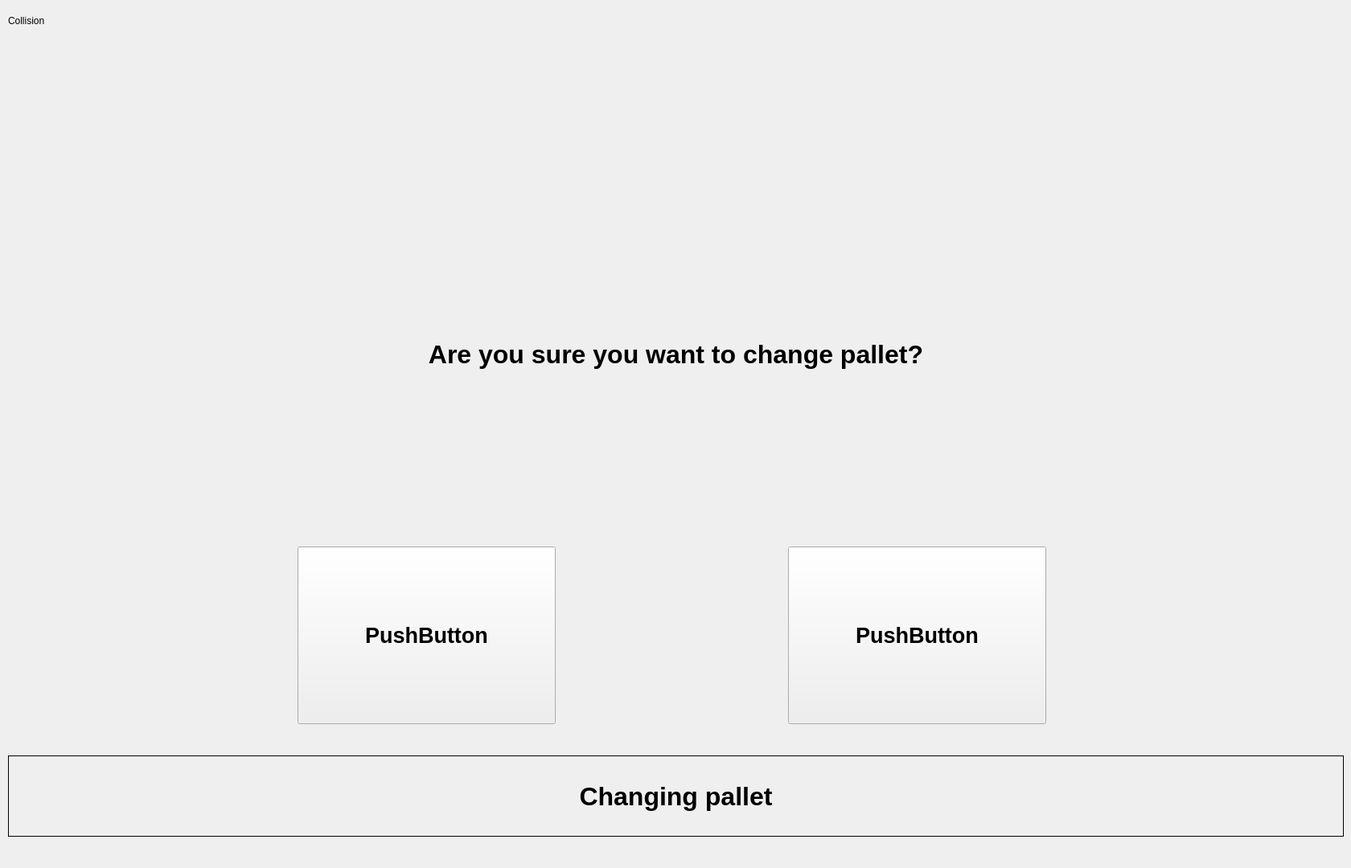
<?xml version="1.0" encoding="UTF-8"?>
<ui version="4.0">
 <class>MainWindow</class>
 <widget class="QMainWindow" name="MainWindow">
  <property name="geometry">
   <rect>
    <x>0</x>
    <y>0</y>
    <width>1680</width>
    <height>1080</height>
   </rect>
  </property>
  <property name="palette">
   <palette>
    <active>
     <colorrole role="WindowText">
      <brush brushstyle="SolidPattern">
       <color alpha="255">
        <red>0</red>
        <green>0</green>
        <blue>0</blue>
       </color>
      </brush>
     </colorrole>
     <colorrole role="Button">
      <brush brushstyle="SolidPattern">
       <color alpha="255">
        <red>255</red>
        <green>255</green>
        <blue>255</blue>
       </color>
      </brush>
     </colorrole>
     <colorrole role="Light">
      <brush brushstyle="SolidPattern">
       <color alpha="255">
        <red>255</red>
        <green>255</green>
        <blue>255</blue>
       </color>
      </brush>
     </colorrole>
     <colorrole role="Midlight">
      <brush brushstyle="SolidPattern">
       <color alpha="255">
        <red>255</red>
        <green>255</green>
        <blue>255</blue>
       </color>
      </brush>
     </colorrole>
     <colorrole role="Dark">
      <brush brushstyle="SolidPattern">
       <color alpha="255">
        <red>127</red>
        <green>127</green>
        <blue>127</blue>
       </color>
      </brush>
     </colorrole>
     <colorrole role="Mid">
      <brush brushstyle="SolidPattern">
       <color alpha="255">
        <red>170</red>
        <green>170</green>
        <blue>170</blue>
       </color>
      </brush>
     </colorrole>
     <colorrole role="Text">
      <brush brushstyle="SolidPattern">
       <color alpha="255">
        <red>0</red>
        <green>0</green>
        <blue>0</blue>
       </color>
      </brush>
     </colorrole>
     <colorrole role="BrightText">
      <brush brushstyle="SolidPattern">
       <color alpha="255">
        <red>255</red>
        <green>255</green>
        <blue>255</blue>
       </color>
      </brush>
     </colorrole>
     <colorrole role="ButtonText">
      <brush brushstyle="SolidPattern">
       <color alpha="255">
        <red>0</red>
        <green>0</green>
        <blue>0</blue>
       </color>
      </brush>
     </colorrole>
     <colorrole role="Base">
      <brush brushstyle="SolidPattern">
       <color alpha="255">
        <red>255</red>
        <green>255</green>
        <blue>255</blue>
       </color>
      </brush>
     </colorrole>
     <colorrole role="Window">
      <brush brushstyle="SolidPattern">
       <color alpha="255">
        <red>255</red>
        <green>255</green>
        <blue>255</blue>
       </color>
      </brush>
     </colorrole>
     <colorrole role="Shadow">
      <brush brushstyle="SolidPattern">
       <color alpha="255">
        <red>0</red>
        <green>0</green>
        <blue>0</blue>
       </color>
      </brush>
     </colorrole>
     <colorrole role="AlternateBase">
      <brush brushstyle="SolidPattern">
       <color alpha="255">
        <red>255</red>
        <green>255</green>
        <blue>255</blue>
       </color>
      </brush>
     </colorrole>
     <colorrole role="ToolTipBase">
      <brush brushstyle="SolidPattern">
       <color alpha="255">
        <red>255</red>
        <green>255</green>
        <blue>220</blue>
       </color>
      </brush>
     </colorrole>
     <colorrole role="ToolTipText">
      <brush brushstyle="SolidPattern">
       <color alpha="255">
        <red>0</red>
        <green>0</green>
        <blue>0</blue>
       </color>
      </brush>
     </colorrole>
     <colorrole role="PlaceholderText">
      <brush brushstyle="SolidPattern">
       <color alpha="127">
        <red>0</red>
        <green>0</green>
        <blue>0</blue>
       </color>
      </brush>
     </colorrole>
    </active>
    <inactive>
     <colorrole role="WindowText">
      <brush brushstyle="SolidPattern">
       <color alpha="255">
        <red>0</red>
        <green>0</green>
        <blue>0</blue>
       </color>
      </brush>
     </colorrole>
     <colorrole role="Button">
      <brush brushstyle="SolidPattern">
       <color alpha="255">
        <red>239</red>
        <green>239</green>
        <blue>239</blue>
       </color>
      </brush>
     </colorrole>
     <colorrole role="Light">
      <brush brushstyle="SolidPattern">
       <color alpha="255">
        <red>255</red>
        <green>255</green>
        <blue>255</blue>
       </color>
      </brush>
     </colorrole>
     <colorrole role="Midlight">
      <brush brushstyle="SolidPattern">
       <color alpha="255">
        <red>202</red>
        <green>202</green>
        <blue>202</blue>
       </color>
      </brush>
     </colorrole>
     <colorrole role="Dark">
      <brush brushstyle="SolidPattern">
       <color alpha="255">
        <red>159</red>
        <green>159</green>
        <blue>159</blue>
       </color>
      </brush>
     </colorrole>
     <colorrole role="Mid">
      <brush brushstyle="SolidPattern">
       <color alpha="255">
        <red>184</red>
        <green>184</green>
        <blue>184</blue>
       </color>
      </brush>
     </colorrole>
     <colorrole role="Text">
      <brush brushstyle="SolidPattern">
       <color alpha="255">
        <red>0</red>
        <green>0</green>
        <blue>0</blue>
       </color>
      </brush>
     </colorrole>
     <colorrole role="BrightText">
      <brush brushstyle="SolidPattern">
       <color alpha="255">
        <red>255</red>
        <green>255</green>
        <blue>255</blue>
       </color>
      </brush>
     </colorrole>
     <colorrole role="ButtonText">
      <brush brushstyle="SolidPattern">
       <color alpha="255">
        <red>0</red>
        <green>0</green>
        <blue>0</blue>
       </color>
      </brush>
     </colorrole>
     <colorrole role="Base">
      <brush brushstyle="SolidPattern">
       <color alpha="255">
        <red>255</red>
        <green>255</green>
        <blue>255</blue>
       </color>
      </brush>
     </colorrole>
     <colorrole role="Window">
      <brush brushstyle="SolidPattern">
       <color alpha="255">
        <red>239</red>
        <green>239</green>
        <blue>239</blue>
       </color>
      </brush>
     </colorrole>
     <colorrole role="Shadow">
      <brush brushstyle="SolidPattern">
       <color alpha="255">
        <red>118</red>
        <green>118</green>
        <blue>118</blue>
       </color>
      </brush>
     </colorrole>
     <colorrole role="AlternateBase">
      <brush brushstyle="SolidPattern">
       <color alpha="255">
        <red>247</red>
        <green>247</green>
        <blue>247</blue>
       </color>
      </brush>
     </colorrole>
     <colorrole role="ToolTipBase">
      <brush brushstyle="SolidPattern">
       <color alpha="255">
        <red>255</red>
        <green>255</green>
        <blue>220</blue>
       </color>
      </brush>
     </colorrole>
     <colorrole role="ToolTipText">
      <brush brushstyle="SolidPattern">
       <color alpha="255">
        <red>0</red>
        <green>0</green>
        <blue>0</blue>
       </color>
      </brush>
     </colorrole>
     <colorrole role="PlaceholderText">
      <brush brushstyle="SolidPattern">
       <color alpha="128">
        <red>0</red>
        <green>0</green>
        <blue>0</blue>
       </color>
      </brush>
     </colorrole>
    </inactive>
    <disabled>
     <colorrole role="WindowText">
      <brush brushstyle="SolidPattern">
       <color alpha="255">
        <red>127</red>
        <green>127</green>
        <blue>127</blue>
       </color>
      </brush>
     </colorrole>
     <colorrole role="Button">
      <brush brushstyle="SolidPattern">
       <color alpha="255">
        <red>255</red>
        <green>255</green>
        <blue>255</blue>
       </color>
      </brush>
     </colorrole>
     <colorrole role="Light">
      <brush brushstyle="SolidPattern">
       <color alpha="255">
        <red>255</red>
        <green>255</green>
        <blue>255</blue>
       </color>
      </brush>
     </colorrole>
     <colorrole role="Midlight">
      <brush brushstyle="SolidPattern">
       <color alpha="255">
        <red>255</red>
        <green>255</green>
        <blue>255</blue>
       </color>
      </brush>
     </colorrole>
     <colorrole role="Dark">
      <brush brushstyle="SolidPattern">
       <color alpha="255">
        <red>127</red>
        <green>127</green>
        <blue>127</blue>
       </color>
      </brush>
     </colorrole>
     <colorrole role="Mid">
      <brush brushstyle="SolidPattern">
       <color alpha="255">
        <red>170</red>
        <green>170</green>
        <blue>170</blue>
       </color>
      </brush>
     </colorrole>
     <colorrole role="Text">
      <brush brushstyle="SolidPattern">
       <color alpha="255">
        <red>127</red>
        <green>127</green>
        <blue>127</blue>
       </color>
      </brush>
     </colorrole>
     <colorrole role="BrightText">
      <brush brushstyle="SolidPattern">
       <color alpha="255">
        <red>255</red>
        <green>255</green>
        <blue>255</blue>
       </color>
      </brush>
     </colorrole>
     <colorrole role="ButtonText">
      <brush brushstyle="SolidPattern">
       <color alpha="255">
        <red>127</red>
        <green>127</green>
        <blue>127</blue>
       </color>
      </brush>
     </colorrole>
     <colorrole role="Base">
      <brush brushstyle="SolidPattern">
       <color alpha="255">
        <red>255</red>
        <green>255</green>
        <blue>255</blue>
       </color>
      </brush>
     </colorrole>
     <colorrole role="Window">
      <brush brushstyle="SolidPattern">
       <color alpha="255">
        <red>255</red>
        <green>255</green>
        <blue>255</blue>
       </color>
      </brush>
     </colorrole>
     <colorrole role="Shadow">
      <brush brushstyle="SolidPattern">
       <color alpha="255">
        <red>177</red>
        <green>177</green>
        <blue>177</blue>
       </color>
      </brush>
     </colorrole>
     <colorrole role="AlternateBase">
      <brush brushstyle="SolidPattern">
       <color alpha="255">
        <red>247</red>
        <green>247</green>
        <blue>247</blue>
       </color>
      </brush>
     </colorrole>
     <colorrole role="ToolTipBase">
      <brush brushstyle="SolidPattern">
       <color alpha="255">
        <red>255</red>
        <green>255</green>
        <blue>220</blue>
       </color>
      </brush>
     </colorrole>
     <colorrole role="ToolTipText">
      <brush brushstyle="SolidPattern">
       <color alpha="255">
        <red>0</red>
        <green>0</green>
        <blue>0</blue>
       </color>
      </brush>
     </colorrole>
     <colorrole role="PlaceholderText">
      <brush brushstyle="SolidPattern">
       <color alpha="128">
        <red>0</red>
        <green>0</green>
        <blue>0</blue>
       </color>
      </brush>
     </colorrole>
    </disabled>
   </palette>
  </property>
  <property name="font">
   <font>
    <kerning>true</kerning>
   </font>
  </property>
  <property name="windowTitle">
   <string>MainWindow</string>
  </property>
  <property name="styleSheet">
   <string notr="true"/>
  </property>
  <property name="dockOptions">
   <set>QMainWindow::AllowTabbedDocks|QMainWindow::AnimatedDocks</set>
  </property>
  <widget class="QWidget" name="centralwidget">
   <widget class="QLabel" name="label">
    <property name="geometry">
     <rect>
      <x>10</x>
      <y>940</y>
      <width>1661</width>
      <height>101</height>
     </rect>
    </property>
    <property name="palette">
     <palette>
      <active>
       <colorrole role="Window">
        <brush brushstyle="SolidPattern">
         <color alpha="255">
          <red>0</red>
          <green>85</green>
          <blue>255</blue>
         </color>
        </brush>
       </colorrole>
      </active>
      <inactive>
       <colorrole role="Window">
        <brush brushstyle="SolidPattern">
         <color alpha="255">
          <red>239</red>
          <green>239</green>
          <blue>239</blue>
         </color>
        </brush>
       </colorrole>
      </inactive>
      <disabled>
       <colorrole role="Window">
        <brush brushstyle="SolidPattern">
         <color alpha="255">
          <red>0</red>
          <green>85</green>
          <blue>255</blue>
         </color>
        </brush>
       </colorrole>
      </disabled>
     </palette>
    </property>
    <property name="font">
     <font>
      <pointsize>24</pointsize>
      <weight>75</weight>
      <bold>true</bold>
      <kerning>true</kerning>
     </font>
    </property>
    <property name="frameShape">
     <enum>QFrame::Box</enum>
    </property>
    <property name="text">
     <string>Changing pallet</string>
    </property>
    <property name="alignment">
     <set>Qt::AlignCenter</set>
    </property>
   </widget>
   <widget class="QLabel" name="label_2">
    <property name="geometry">
     <rect>
      <x>10</x>
      <y>0</y>
      <width>281</width>
      <height>51</height>
     </rect>
    </property>
    <property name="text">
     <string>Collision</string>
    </property>
   </widget>
   <widget class="QPushButton" name="pushButton_abort">
    <property name="geometry">
     <rect>
      <x>980</x>
      <y>680</y>
      <width>321</width>
      <height>221</height>
     </rect>
    </property>
    <property name="palette">
     <palette>
      <active>
       <colorrole role="Button">
        <brush brushstyle="SolidPattern">
         <color alpha="255">
          <red>219</red>
          <green>253</green>
          <blue>255</blue>
         </color>
        </brush>
       </colorrole>
      </active>
      <inactive>
       <colorrole role="Button">
        <brush brushstyle="SolidPattern">
         <color alpha="255">
          <red>239</red>
          <green>239</green>
          <blue>239</blue>
         </color>
        </brush>
       </colorrole>
      </inactive>
      <disabled>
       <colorrole role="Button">
        <brush brushstyle="SolidPattern">
         <color alpha="255">
          <red>219</red>
          <green>253</green>
          <blue>255</blue>
         </color>
        </brush>
       </colorrole>
      </disabled>
     </palette>
    </property>
    <property name="font">
     <font>
      <pointsize>20</pointsize>
      <weight>75</weight>
      <bold>true</bold>
      <kerning>true</kerning>
     </font>
    </property>
    <property name="text">
     <string>PushButton</string>
    </property>
   </widget>
   <widget class="QPushButton" name="pushButton_yes">
    <property name="geometry">
     <rect>
      <x>370</x>
      <y>680</y>
      <width>321</width>
      <height>221</height>
     </rect>
    </property>
    <property name="palette">
     <palette>
      <active>
       <colorrole role="Button">
        <brush brushstyle="SolidPattern">
         <color alpha="255">
          <red>219</red>
          <green>253</green>
          <blue>255</blue>
         </color>
        </brush>
       </colorrole>
      </active>
      <inactive>
       <colorrole role="Button">
        <brush brushstyle="SolidPattern">
         <color alpha="255">
          <red>239</red>
          <green>239</green>
          <blue>239</blue>
         </color>
        </brush>
       </colorrole>
      </inactive>
      <disabled>
       <colorrole role="Button">
        <brush brushstyle="SolidPattern">
         <color alpha="255">
          <red>219</red>
          <green>253</green>
          <blue>255</blue>
         </color>
        </brush>
       </colorrole>
      </disabled>
     </palette>
    </property>
    <property name="font">
     <font>
      <pointsize>20</pointsize>
      <weight>75</weight>
      <bold>true</bold>
      <kerning>true</kerning>
     </font>
    </property>
    <property name="text">
     <string>PushButton</string>
    </property>
   </widget>
   <widget class="QLabel" name="label_3">
    <property name="geometry">
     <rect>
      <x>10</x>
      <y>370</y>
      <width>1661</width>
      <height>141</height>
     </rect>
    </property>
    <property name="font">
     <font>
      <pointsize>24</pointsize>
      <weight>75</weight>
      <bold>true</bold>
      <kerning>true</kerning>
     </font>
    </property>
    <property name="text">
     <string>Are you sure you want to change pallet?</string>
    </property>
    <property name="alignment">
     <set>Qt::AlignCenter</set>
    </property>
   </widget>
  </widget>
 </widget>
 <resources/>
 <connections/>
</ui>
